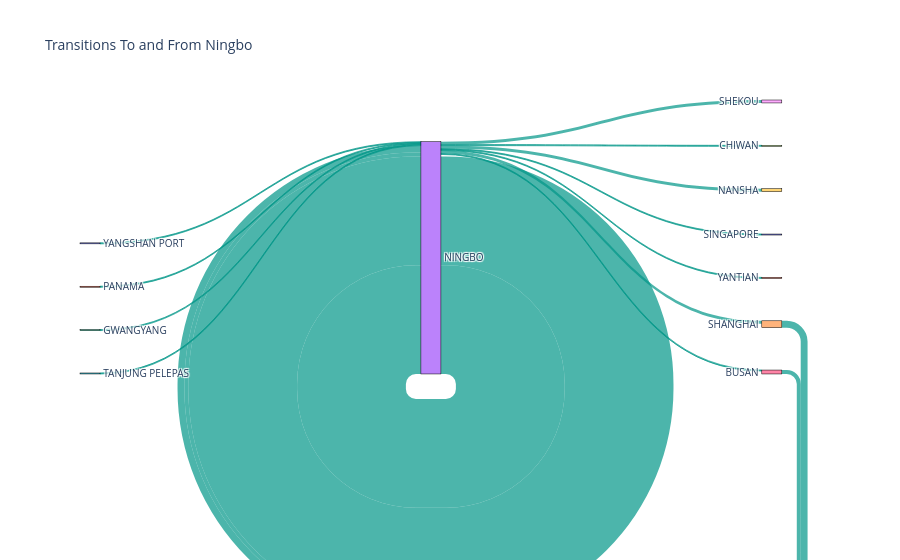

Notebook source saved alongside this figure:
### Code cell
import pandas as pd
import plotly.graph_objects as go

# Step 1: Create a subset with the 'port' column
df_in_port = df[['port']].copy()

# Create a 'next_port' column by shifting the 'port' column
df_in_port['next_port'] = df_in_port['port'].shift(-1)

# Filter for transitions from Ningbo
ningbo_data = df_in_port[df_in_port['port'] == 'NINGBO']

# Drop rows where 'next_port' is NaN
ningbo_data = ningbo_data.dropna(subset=['next_port'])

# Initialize lists for source, target, and values
source_ports = []
target_ports = []
values = []

# Process transitions from Ningbo to other ports
if not ningbo_data.empty:
    ningbo_summary = ningbo_data['next_port'].value_counts().reset_index()
    ningbo_summary.columns = ['next_port', 'count']  # Rename columns for clarity

    # Add to source and target lists
    source_ports += ['NINGBO'] * len(ningbo_summary)  # Source is always 'NINGBO'
    target_ports += ningbo_summary['next_port'].tolist()
    values += ningbo_summary['count'].tolist()

# Process reverse transitions (from other ports to Ningbo)
reverse_summary = df_in_port[df_in_port['next_port'] == 'NINGBO']['port'].value_counts().reset_index()
reverse_summary.columns = ['port', 'count']  # Rename columns for clarity

if not reverse_summary.empty:
    reverse_source_ports = reverse_summary['port'].tolist()
    reverse_values = reverse_summary['count'].tolist()

    # Add reverse transitions to source and target lists
    source_ports += reverse_source_ports  # Source is other ports
    target_ports += ['NINGBO'] * len(reverse_source_ports)  # Target is always 'NINGBO'
    values += reverse_values  # Add counts for reverse transitions

# Create a list of all unique port labels for the nodes
unique_ports = list(set(source_ports).union(set(target_ports)))

# Map target_ports to their respective indices in the unique_ports list
target_indices = [unique_ports.index(port) for port in target_ports]

# Map source_ports to their respective indices in the unique_ports list
source_indices = [unique_ports.index(port) for port in source_ports]

# Create the Sankey diagram
fig = go.Figure(go.Sankey(
    node=dict(
        pad=15,
        thickness=20,
        line=dict(color="black", width=0.5),
        label=unique_ports  # Use the unique port labels
    ),
    link=dict(
        source=source_indices,  # Use the calculated source indices
        target=target_indices,  # Use the calculated target indices
        value=values,  # Link values (counts)
        color='rgba(0, 150, 136, 0.7)'  # Set a color for the links
    )
))

# Update layout and display the figure
fig.update_layout(title_text="Transitions To and From Ningbo", font_size=10)
fig.show()

### Figure 1 — Plotly figure (JSON) as saved in the notebook; plotly's stock layout.template omitted (floating-point values rounded to 4 significant figures)
{"data": [{"link": {"color": "rgba(0, 150, 136, 0.7)", "source": [3, 3, 3, 3, 3, 3, 3, 3, 3, 4, 6, 0, 5, 1, 2], "target": [3, 9, 8, 4, 10, 7, 11, 6, 3, 3, 3, 3, 3, 3, 3], "value": [111, 3, 3, 3, 1, 1, 1, 1, 111, 7, 4, 1, 1, 1, 1]}, "node": {"label": ["YANGSHAN PORT", "PANAMA", "GWANGYANG", "NINGBO", "SHANGHAI", "TANJUNG PELEPAS", "BUSAN", "CHIWAN", "SHEKOU", "NANSHA", "SINGAPORE", "YANTIAN"], "line": {"color": "black", "width": 0.5}, "pad": 15, "thickness": 20}, "type": "sankey"}], "layout": {"autosize": true, "font": {"size": 10}, "title": {"text": "Transitions To and From Ningbo"}}}
